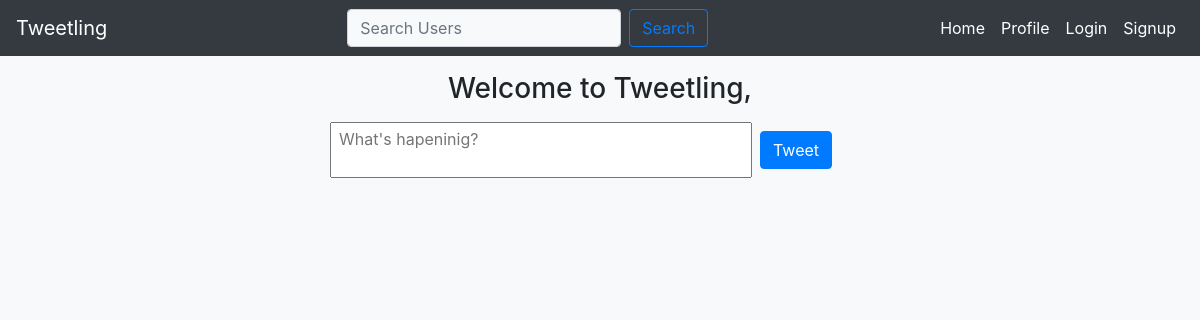
/, run on an earlier commit of the app's database.
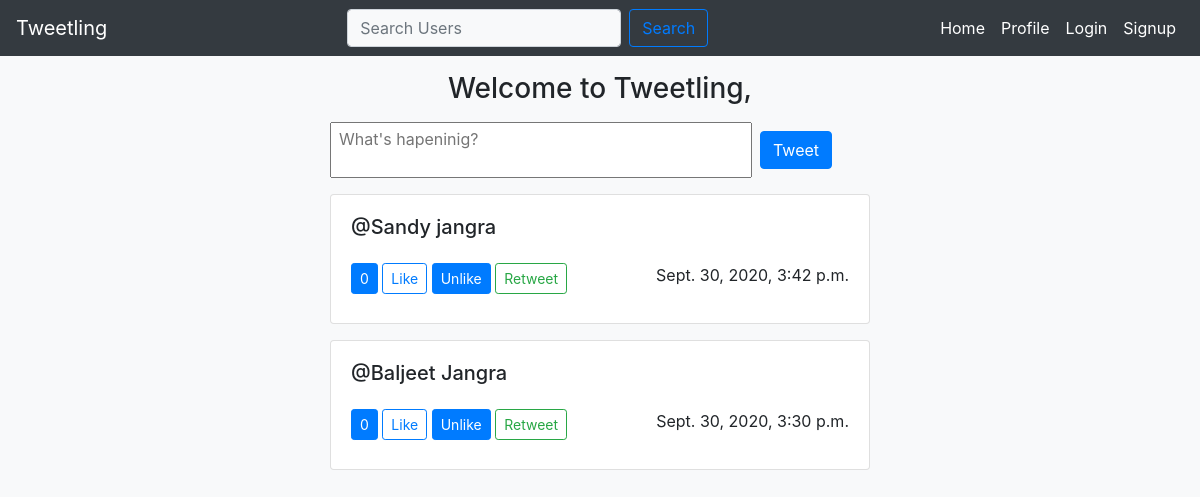
And on a later commit of the database.
### tweet/models.py (models this page shows, shortened)
class Tweet(models.Model):
    parent = models.ForeignKey('self', on_delete=models.CASCADE)
    user = models.ForeignKey(User, on_delete=models.CASCADE, related_name="tweets")
    content = models.CharField(max_length=250)
    likes = models.ManyToManyField(User,related_name='tweet_user', blank=True, through=TweetLike)
    created_at = models.DateTimeField(auto_now_add=True)
    updated_at = models.DateTimeField(auto_now=True)
    def tweet_likes(self):
        return self.likes.count()
    class Meta:
        ordering = ("-updated_at",)

### accounts/models.py (models this page shows, shortened)
class User(AbstractUser):
    username = None
    email = models.EmailField(_("email address"), max_length=254, unique=True)
    first_name = models.CharField(max_length=32)
    last_name = models.CharField(max_length=32)
    USERNAME_FIELD = 'email'
    REQUIRED_FIELDS = []
    objects = CustomUserManager()

### tweet/views.py (the view)
# urls.py: path('',TweetList.as_view(), name='home'),
class TweetList(ListView):
    model = Tweet
    template_name = 'public/index.html'
    context_object_name = 'tweets'

### templates/public/index.html (shortened to what this page needs)
{% extends "base.html" %}
{% block content %}
  <section class="mt-3">
    <div class="container">
      <div class="row">
        <div class="offset-md-3 col-md-6">
          <div class="text-center">
            <h3 class="mb-3">Welcome to Tweetling, {{user.first_name}}</h3>
          </div>
          <div class="text-center">
            <form method="POST" action="createtweet/" class="form-inline ml-auto my-2 my-lg-0">
              <textarea name='content' class="pt-1 pl-2" placeholder="What's hapeninig?" style="resize: none; overflow:hidden" name="tweet" id="" cols="40" rows="2"></textarea>
              <button class="btn btn-primary mx-2 my-2 my-sm-0" type="submit">Tweet</button>
            </form>
          </div>
          {% for tweet in tweets  %}
          <div class="card my-3 ">
            <div class="card-body">
              <h5 class="card-title">@{{tweet.user.first_name}} {{tweet.user.last_name}}</h5>
              <div class="row mt-4">
                <div class="col-sm-6">
                  <a class="btn btn-sm btn-primary" href="{% url 'tweet_like' tweet.id %}">{{tweet.tweet_likes}}</a>
                  <a class="btn btn-sm btn-outline-primary" href="{% url 'tweet_like' tweet.id %}">Like</a>
                  <a class="btn btn-sm btn-primary" href="{% url 'tweet_dislike' tweet.id %}">Unlike</a>
                  <a class="btn btn-sm btn-outline-success" href="">Retweet</a>
                </div>
                <div class="col-sm-6 text-right ">
                  <p class="">{{tweet.updated_at}}</p>
                </div>
              </div>
            </div>
          </div>
          {% endfor %}
        </div>
      </div>
    </div>
  </section>
{% endblock content %}

### templates/base.html (shortened to what this page needs)
<!DOCTYPE html>
<html lang="en">
<head>
    <link rel="stylesheet" href="https://stackpath.bootstrapcdn.com/bootstrap/4.5.2/css/bootstrap.min.css">
</head>
<body class="bg-light">
    {% include "header.html" %}
    {% block content %}
    {% endblock content %}
</body>
</html>

### templates/header.html (shortened to what this page needs)
<nav class="navbar navbar-expand-lg navbar-dark bg-dark ">
    <a class="navbar-brand" href="#">Tweetling</a>
    <div class="collapse navbar-collapse" id="navbarSupportedContent">
    <div class="ml-auto text-center">
    <form method="POST" class="form-inline ml-auto my-2 my-lg-0">
        <input class="form-control mr-sm-2 bg-light" type="search" placeholder="Search Users" aria-label="Search">
        <button class="btn btn-outline-primary my-2 my-sm-0" type="submit">Search</button>
      </form>
    </div>
      <ul class="navbar-nav ml-auto">
        <li class="nav-item active">
          <a class="nav-link" href="/">Home <span class="sr-only">(current)</span></a>
        </li>
        <li class="nav-item active">
          <a class="nav-link" href="#">Profile </a>
        </li>
        {% if user.is_authenticated %}
        <li class="nav-item active">
          <a class="nav-link" href="{% url 'accounts:logout' %}">Sigout <span class=""></span></a>
        </li>
        {% else %}
        <li class="nav-item active">
          <a class="nav-link" href="{% url 'accounts:login' %}">Login </a>
      </li>
      <li class="nav-item active">
          <a class="nav-link" href="{% url 'accounts:signup' %}">Signup </a>
      </li>
        {% endif %}
      </ul>
    </div>
  </nav>

What changed in the data, as far as the page shows it:
added Tweet: user.first_name "Sandy", user.last_name "jangra", tweet_likes "0", updated_at "Sept. 30, 2020, 3:42 p.m."
added Tweet: user.first_name "Baljeet", user.last_name "Jangra", tweet_likes "0", updated_at "Sept. 30, 2020, 3:30 p.m."
